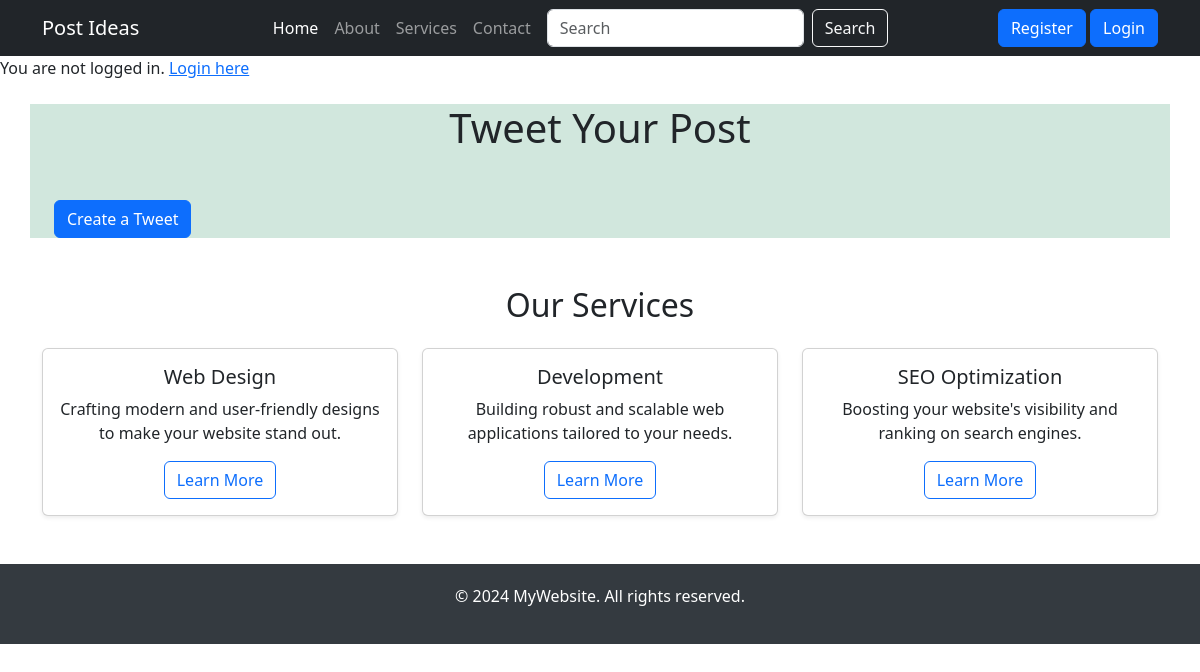
Page /twieetpost/ on the earlier database version.
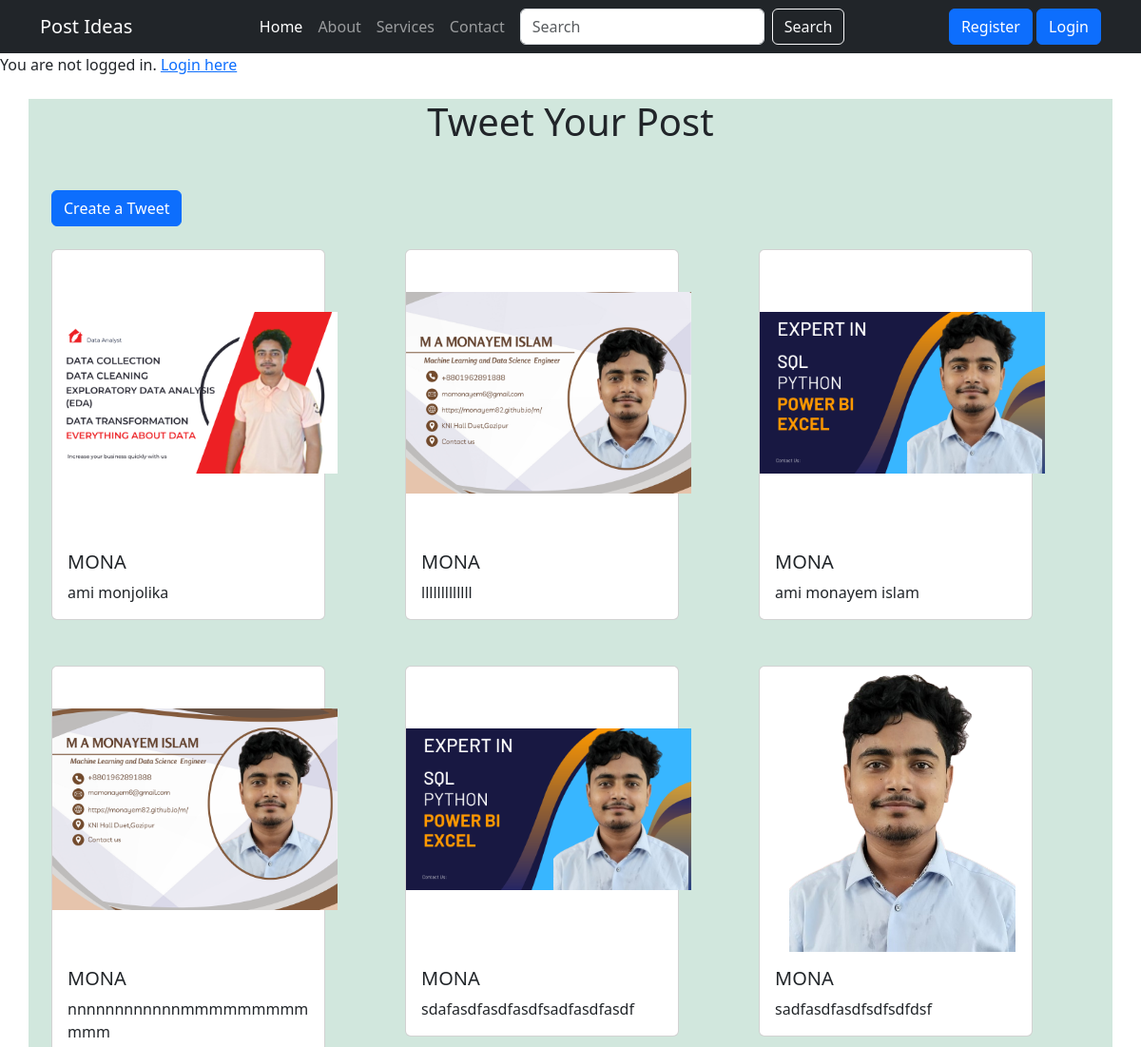
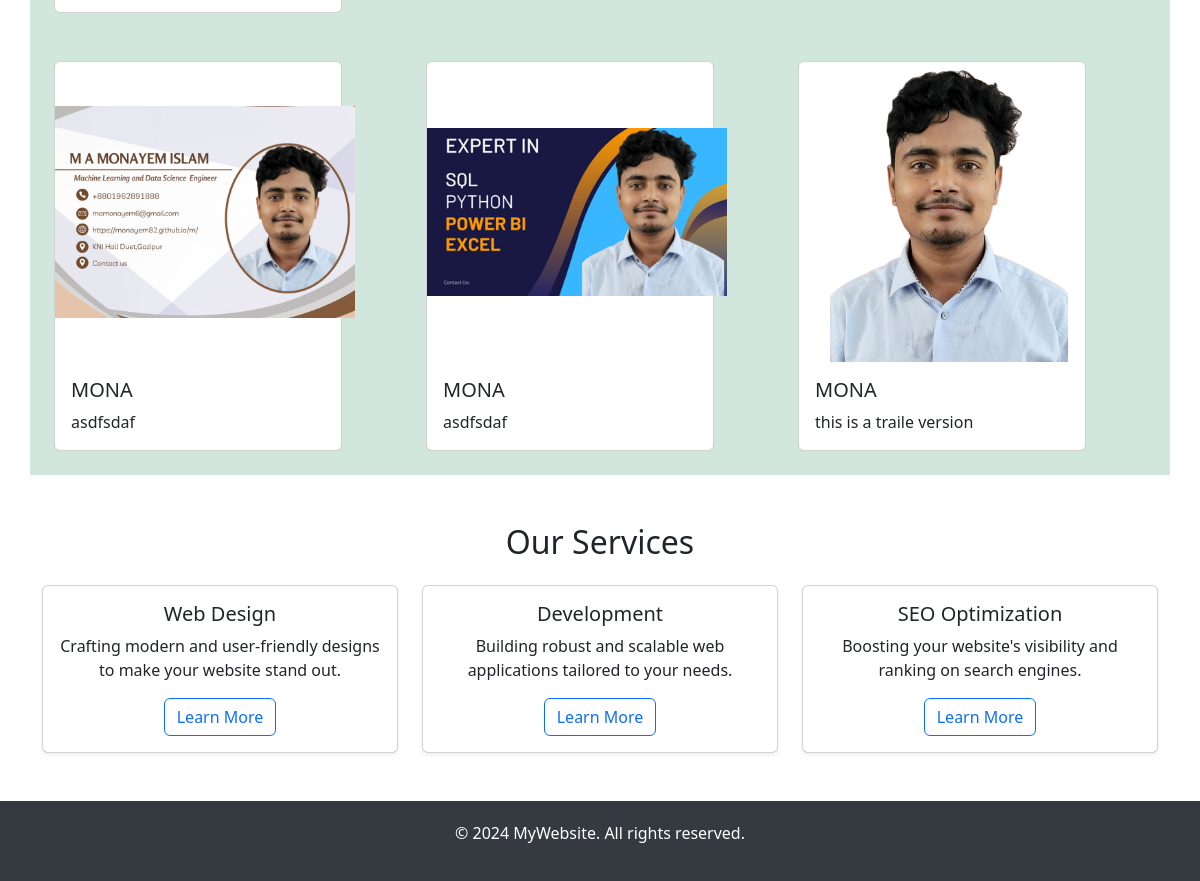
Same page on the later database version (2 pictures, top to bottom).
### twieetPost/models.py (models this page shows, shortened)
class TwieetModel(models.Model):
    user=models.ForeignKey(User,on_delete=models.CASCADE)
    text=models.TextField(max_length=300)
    photos=models.FileField(upload_to="photos/",blank=True,null=True)
    created_at=models.DateTimeField(auto_now_add=True)
    updated_at=models.DateTimeField(auto_now=True)

### twieetPost/views.py (the view)
# urls.py: path('',views.twieet_list,name="twieet_list"),
def twieet_list(request):
    twieet=TwieetModel.objects.all().order_by("-created_at")
    return render(request,'twieet_list.html',{"twieets":twieet})

### twieetPost/templates/twieet_list.html (shortened to what this page needs)
{% extends 'layout.html' %}
{% load static %}
{% block mainContant %}
                                        {% if user.is_authenticated %}
                                        <form method="post" action="{% url 'logout' %}">{% csrf_token %}
                                           <p>Welcome, {{ user.username }}!</p>
                                            <button class="btn btn-primary">Logout</button>
                                        </form>
                                        {% else %}
                                            <p>You are not logged in. <a href="{% url 'login' %}">Login here</a></p>
                                        {% endif %}
<section class="container bg-success-subtle">
    {% if user.username %}
        <h1 class="text-center my-4">Welcome to {{user.username}}</h1>
    {% else %}
        <h1 class="text-center my-4">Tweet Your Post</h1>
    {% endif %}
    <div class="container">
        <a class="btn btn-primary my-4" href="{% url 'twieet_create' %}">Create a Tweet</a>
        <div class="row g-4">
            {% for twieet in twieets %}
            <div class="col col-md-4 col-sm-6 mb-4">
                <div class="card" style="width: 18rem;">
                    <img src="/media/{{twieet.photos}}" class="img-float" alt="..." style="object-fit: scale-down; width: 300px; height: 300px;">
                    <div class="card-body">
                    <h5 class="card-title">{{twieet.user.username}}</h5>
                    <p class="card-text">{{twieet.text}}</p>
                    </div>
                </div>
            </div>
            {% endfor %}
        </div>
      </div>
</section>
{% endblock mainContant %}

### common_templates/layout.html (shortened to what this page needs)
{% load static %}
<!DOCTYPE html>
<html lang="en">
<head>
    <link href="https://cdn.jsdelivr.net/npm/bootstrap@5.3.0-alpha1/dist/css/bootstrap.min.css" rel="stylesheet">
</head>
<body>
    <nav class="navbar navbar-expand-lg navbar-dark bg-dark">
        <div class="container">
            <a class="navbar-brand" href="#">Post Ideas</a>
            <div class="collapse navbar-collapse" id="navbarNav">
                <ul class="navbar-nav ms-auto">
                    <li class="nav-item">
                        <a class="nav-link active" aria-current="page" href="{% url 'twieet_list' %}">Home</a>
                    </li>
                    <li class="nav-item">
                        <a class="nav-link" href="#">About</a>
                    </li>
                    <li class="nav-item">
                        <a class="nav-link" href="#">Services</a>
                    </li>
                    <li class="nav-item">
                        <a class="nav-link" href="#">Contact</a>
                    </li>
                </ul>
                <form class="d-flex" role="search">
                    <input class="form-control mx-2" type="search" placeholder="Search" aria-label="Search">
                    <button class="btn btn-outline-light" type="submit">Search</button>
                </form>
                <ul class="navbar-nav ms-auto">
                    <li class="nav-item">
                        {% if user.is_authenticated %}
                        <form method="post" action="{% url 'logout' %}">
                            {% csrf_token %}
                            <button class="btn btn-outline-primary">Log-out</button>
                        </form>
                        {% else %}
                        <a href="{% url 'register' %}" class="btn btn-primary">Register</a>
                        <a href="{% url 'login' %}" class="btn btn-primary">Login</a>
                        {% endif %}
                    </li>
                </ul>
            </div>
        </div>
    </nav>
    <section>
        {% block mainContant %}
        {% endblock mainContant %}
    </section>
    <div id="services" class="container my-5">
        <h2 class="text-center mb-4">Our Services</h2>
        <div class="row g-4">
            <div class="col-md-4">
                <div class="card shadow-sm">
                    <div class="card-body text-center">
                        <h5 class="card-title">Web Design</h5>
                        <p class="card-text">Crafting modern and user-friendly designs to make your website stand out.</p>
                        <a href="#" class="btn btn-outline-primary">Learn More</a>
                    </div>
                </div>
            </div>
            <div class="col-md-4">
                <div class="card shadow-sm">
                    <div class="card-body text-center">
                        <h5 class="card-title">Development</h5>
                        <p class="card-text">Building robust and scalable web applications tailored to your needs.</p>
                        <a href="#" class="btn btn-outline-primary">Learn More</a>
                    </div>
                </div>
            </div>
            <div class="col-md-4">
                <div class="card shadow-sm">
                    <div class="card-body text-center">
                        <h5 class="card-title">SEO Optimization</h5>
                        <p class="card-text">Boosting your website's visibility and ranking on search engines.</p>
                        <a href="#" class="btn btn-outline-primary">Learn More</a>
                    </div>
                </div>
            </div>
        </div>
    </div>
    <div class="footer">
        <div class="container">
            <p>&copy; 2024 MyWebsite. All rights reserved.</p>
        </div>
    </div>
</body>
</html>

### common_templates/layout.html (style rules this page uses)
.footer { background: #343a40; color: white; padding: 20px 0; text-align: center; }

Differences in the rows shown:
added TwieetModel: photos (picture), user.username "MONA", text "ami monjolika"
added TwieetModel: photos (picture), user.username "MONA", text "lllllllllllll"
added TwieetModel: photos (picture), user.username "MONA", text "ami monayem islam"
added TwieetModel: photos (picture), user.username "MONA", text "nnnnnnnnnnnnmmmmmmmmmmmm"
added TwieetModel: photos (picture), user.username "MONA", text "sdafasdfasdfasdfsadfasdfasdf"
added TwieetModel: photos (picture), user.username "MONA", text "sadfasdfasdfsdfsdfdsf"
added TwieetModel: photos (picture), user.username "MONA", text "asdfsdaf"
added TwieetModel: photos (picture), user.username "MONA", text "asdfsdaf"
added TwieetModel: photos (picture), user.username "MONA", text "this is a traile version"
